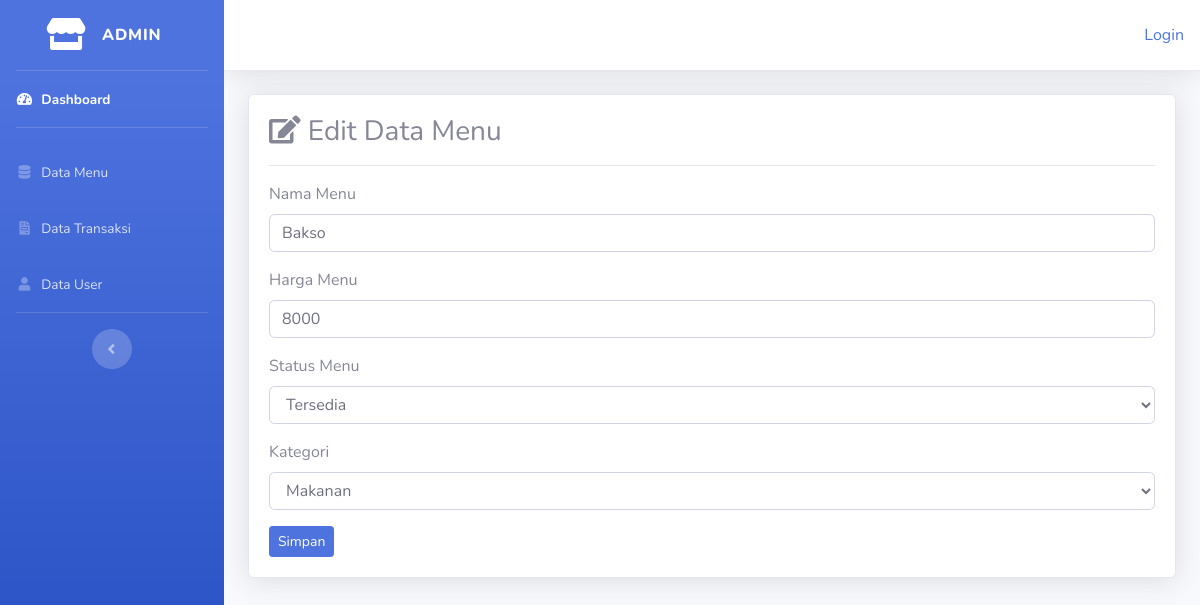
/admin/data_makanan/edit/1, run on the app's committed database.
### tables this page shows
CREATE TABLE `makanan` (
  `id_makanan` int(5) NOT NULL,
  `nama_makanan` varchar(100) DEFAULT NULL,
  `harga` int(11) DEFAULT NULL,
  `status_makanan` varchar(100) DEFAULT NULL,
  `kategori` varchar(100) NOT NULL,
  `gambar` varchar(255) NOT NULL
);

### application/controllers/admin/data_makanan.php (called while the page is built, shortened)
<?php
class Data_makanan extends CI_Controller{
    public function edit($id_makanan)
    {
        $where = array('id_makanan'=>$id_makanan);
        $data['makanan'] = $this->model_makanan->edit_makanan($where,'makanan')->result();
        $this->load->view('templates_admin/header');
        $this->load->view('templates_admin/sidebar');
        $this->load->view('admin/edit_makanan', $data);
        $this->load->view('templates_admin/footer');
    }
}

### index.php (called while the page is built, shortened)
<?php
require_once BASEPATH.'core/CodeIgniter.php';

### application/models/model_makanan.php (called while the page is built, shortened)
<?php
class Model_makanan extends CI_Model{
    public function edit_makanan($where,$table)
    {
        return $this->db->get_where($table,$where);
    }
}

### application/views/admin/edit_makanan.php (the view, shortened to what this page needs)
<div class="container-fluid">
    <div class="card shadow mb-4">
        <div class="card-body">
            <h3><i class="fas fa-edit"></i> Edit Data Menu</h3><hr>
            <?php foreach($makanan as $mknan) : ?>
                <form method="post" action="<?php echo base_url().'admin/data_makanan/update' ?>">
                    <div class="form-group">
                        <label for="">Nama Menu</label>
                        <input type="text" name="nama_makanan" class="form-control" value="<?php echo $mknan->nama_makanan?>">
                    </div>
                    <div class="form-group">
                        <label for="">Harga Menu</label>
                        <input type="text" name="harga" class="form-control" value="<?php echo $mknan->harga?>">
                    </div>
                    <div class="form-group">
                        <label for="inputUsername">Status Menu</label>
                        <select class="form-control" name="status_makanan" value="<?php echo $mknan->status_makanan?>">
                            <option selected value="<?php echo $mknan->status_makanan?>"><?php echo $mknan->status_makanan?></option>
                        </select>
                    </div>
                    <div class="form-group">
                        <label for="inputUsername">Kategori</label>
                        <select class="form-control" name="kategori" value="<?php echo $mknan->kategori?>">
                            <option selected value="<?php echo $mknan->kategori?>"><?php echo $mknan->kategori?></option>
                        </select>
                    </div>
                    <button type="submit" class="btn btn-primary btn-sm">Simpan</button>
                </form>
            <?php endforeach; ?>
        </div>
    </div>
</div>

### data on the page
makanan: nama_makanan "Bakso", harga "8000", status_makanan "Tersedia", kategori "Makanan"

### other printed values
anchor('auth/login','Login') "Login"
